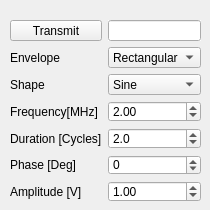
    <widget class="QWidget" name="tab_2">
     <attribute name="title">
      <string>Pulser</string>
     </attribute>
     <widget class="QWidget" name="gridLayoutWidget_4">
      <property name="geometry">
       <rect>
        <x>10</x>
        <y>20</y>
        <width>191</width>
        <height>181</height>
       </rect>
      </property>
      <layout class="QGridLayout" name="gridLayout">
       <item row="4" column="1">
        <widget class="QDoubleSpinBox" name="pulseFrequencySpinBox">
         <property name="locale">
          <locale language="English" country="UnitedKingdom"/>
         </property>
         <property name="buttonSymbols">
          <enum>QAbstractSpinBox::UpDownArrows</enum>
         </property>
         <property name="suffix">
          <string/>
         </property>
         <property name="decimals">
          <number>2</number>
         </property>
         <property name="minimum">
          <double>0.100000000000000</double>
         </property>
         <property name="maximum">
          <double>20.000000000000000</double>
         </property>
         <property name="singleStep">
          <double>0.100000000000000</double>
         </property>
         <property name="value">
          <double>2.000000000000000</double>
         </property>
        </widget>
       </item>
       <item row="0" column="0">
        <widget class="QPushButton" name="transmitButton">
         <property name="styleSheet">
          <string notr="true"/>
         </property>
         <property name="locale">
          <locale language="English" country="UnitedKingdom"/>
         </property>
         <property name="text">
          <string>Transmit</string>
         </property>
         <property name="checkable">
          <bool>true</bool>
         </property>
         <property name="flat">
          <bool>false</bool>
         </property>
        </widget>
       </item>
       <item row="5" column="0">
        <widget class="QLabel" name="pulseDurationLabel">
         <property name="locale">
          <locale language="English" country="UnitedKingdom"/>
         </property>
         <property name="text">
          <string>Duration [Cycles]</string>
         </property>
        </widget>
       </item>
       <item row="6" column="1">
        <widget class="QDoubleSpinBox" name="pulsePhaseSpinBox">
         <property name="locale">
          <locale language="English" country="UnitedKingdom"/>
         </property>
         <property name="buttonSymbols">
          <enum>QAbstractSpinBox::UpDownArrows</enum>
         </property>
         <property name="suffix">
          <string/>
         </property>
         <property name="decimals">
          <number>0</number>
         </property>
         <property name="minimum">
          <double>-360.000000000000000</double>
         </property>
         <property name="maximum">
          <double>360.000000000000000</double>
         </property>
         <property name="singleStep">
          <double>15.000000000000000</double>
         </property>
         <property name="value">
          <double>0.000000000000000</double>
         </property>
        </widget>
       </item>
       <item row="0" column="1">
        <widget class="QLineEdit" name="transmitStatusEdit">
         <property name="autoFillBackground">
          <bool>true</bool>
         </property>
         <property name="styleSheet">
          <string notr="true"/>
         </property>
         <property name="locale">
          <locale language="English" country="UnitedKingdom"/>
         </property>
         <property name="text">
          <string/>
         </property>
         <property name="alignment">
          <set>Qt::AlignCenter</set>
         </property>
        </widget>
       </item>
       <item row="1" column="0">
        <widget class="QLabel" name="pulseEnvelopeLabel">
         <property name="locale">
          <locale language="English" country="UnitedKingdom"/>
         </property>
         <property name="text">
          <string>Envelope</string>
         </property>
        </widget>
       </item>
       <item row="1" column="1">
        <widget class="QComboBox" name="pulseEnvelopeComboBox">
         <property name="currentText">
          <string>Rectangular</string>
         </property>
         <property name="currentIndex">
          <number>0</number>
         </property>
         <item>
          <property name="text">
           <string>Rectangular</string>
          </property>
         </item>
         <item>
          <property name="text">
           <string>Hann</string>
          </property>
         </item>
         <item>
          <property name="text">
           <string>Hamming</string>
          </property>
         </item>
         <item>
          <property name="text">
           <string>Triangular</string>
          </property>
         </item>
         <item>
          <property name="text">
           <string>Tukey</string>
          </property>
         </item>
        </widget>
       </item>
       <item row="2" column="0">
        <widget class="QLabel" name="pulseShapeLabel">
         <property name="locale">
          <locale language="English" country="UnitedKingdom"/>
         </property>
         <property name="text">
          <string>Shape</string>
         </property>
        </widget>
       </item>
       <item row="4" column="0">
        <widget class="QLabel" name="pulseFrequencySpinBoxLabel">
         <property name="locale">
          <locale language="English" country="UnitedKingdom"/>
         </property>
         <property name="text">
          <string>Frequency[MHz]</string>
         </property>
        </widget>
       </item>
       <item row="6" column="0">
        <widget class="QLabel" name="pulsePhaseLabel">
         <property name="locale">
          <locale language="English" country="UnitedKingdom"/>
         </property>
         <property name="text">
          <string>Phase [Deg]</string>
         </property>
        </widget>
       </item>
       <item row="2" column="1">
        <widget class="QComboBox" name="pulseShapeComboBox">
         <property name="currentText">
          <string>Sine</string>
         </property>
         <property name="currentIndex">
          <number>0</number>
         </property>
         <item>
          <property name="text">
           <string>Sine</string>
          </property>
         </item>
         <item>
          <property name="text">
           <string>Square</string>
          </property>
         </item>
         <item>
          <property name="text">
           <string>Triangular</string>
          </property>
         </item>
         <item>
          <property name="text">
           <string>Sawtooth</string>
          </property>
         </item>
        </widget>
       </item>
       <item row="5" column="1">
        <widget class="QDoubleSpinBox" name="pulseDurationSpinBox">
         <property name="locale">
          <locale language="English" country="UnitedKingdom"/>
         </property>
         <property name="buttonSymbols">
          <enum>QAbstractSpinBox::UpDownArrows</enum>
         </property>
         <property name="suffix">
          <string/>
         </property>
         <property name="decimals">
          <number>1</number>
         </property>
         <property name="minimum">
          <double>0.500000000000000</double>
         </property>
         <property name="maximum">
          <double>50.000000000000000</double>
         </property>
         <property name="singleStep">
          <double>0.500000000000000</double>
         </property>
         <property name="value">
          <double>2.000000000000000</double>
         </property>
        </widget>
       </item>
       <item row="7" column="0">
        <widget class="QLabel" name="pulseAmplitudeLabel">
         <property name="locale">
          <locale language="English" country="UnitedKingdom"/>
         </property>
         <property name="text">
          <string>Amplitude [V]</string>
         </property>
        </widget>
       </item>
       <item row="7" column="1">
        <widget class="QDoubleSpinBox" name="pulseAmplitudeSpinBox">
         <property name="locale">
          <locale language="English" country="UnitedKingdom"/>
         </property>
         <property name="buttonSymbols">
          <enum>QAbstractSpinBox::UpDownArrows</enum>
         </property>
         <property name="suffix">
          <string/>
         </property>
         <property name="decimals">
          <number>2</number>
         </property>
         <property name="minimum">
          <double>0.010000000000000</double>
         </property>
         <property name="maximum">
          <double>4.000000000000000</double>
         </property>
         <property name="singleStep">
          <double>0.100000000000000</double>
         </property>
         <property name="value">
          <double>1.000000000000000</double>
         </property>
        </widget>
       </item>
      </layout>
     </widget>
    </widget>
